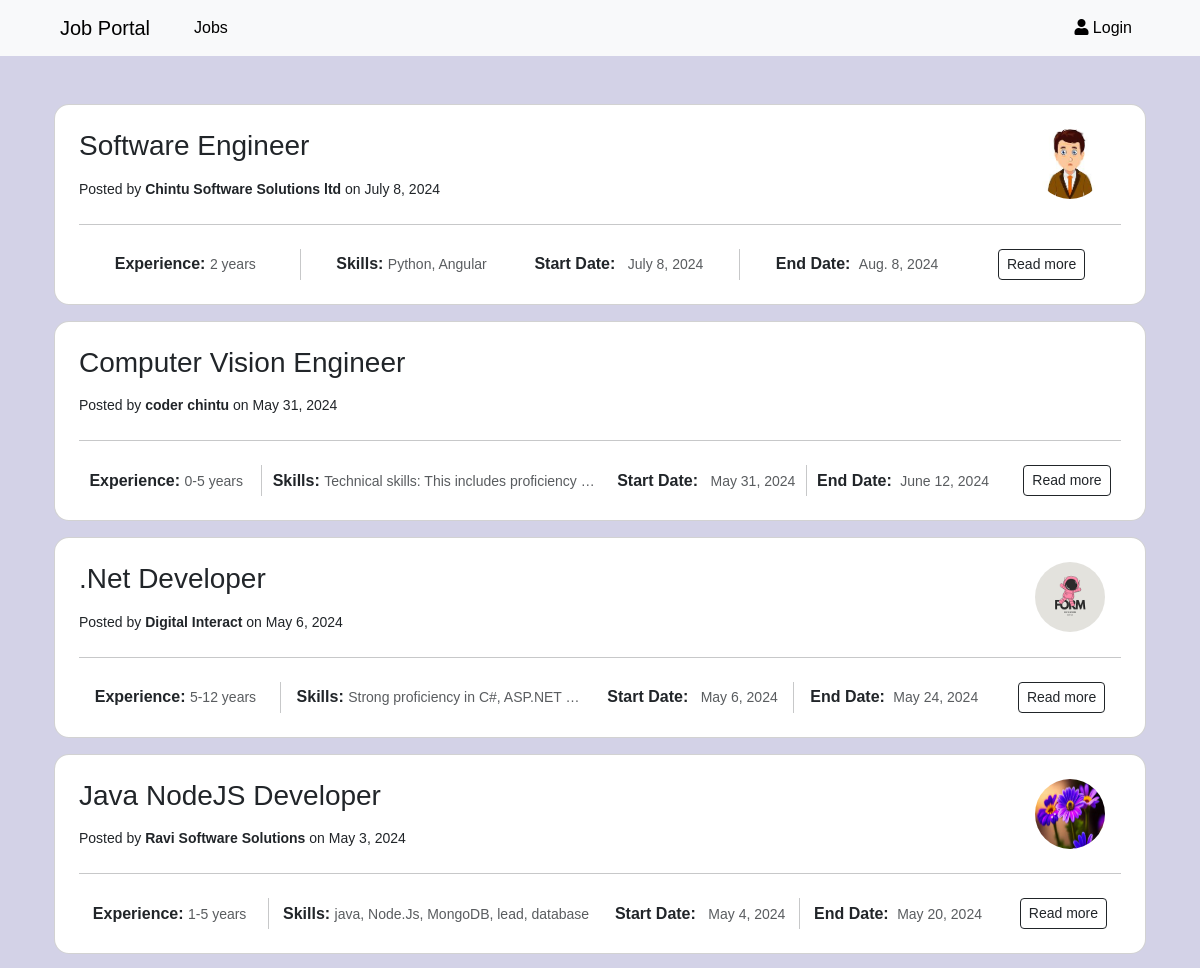
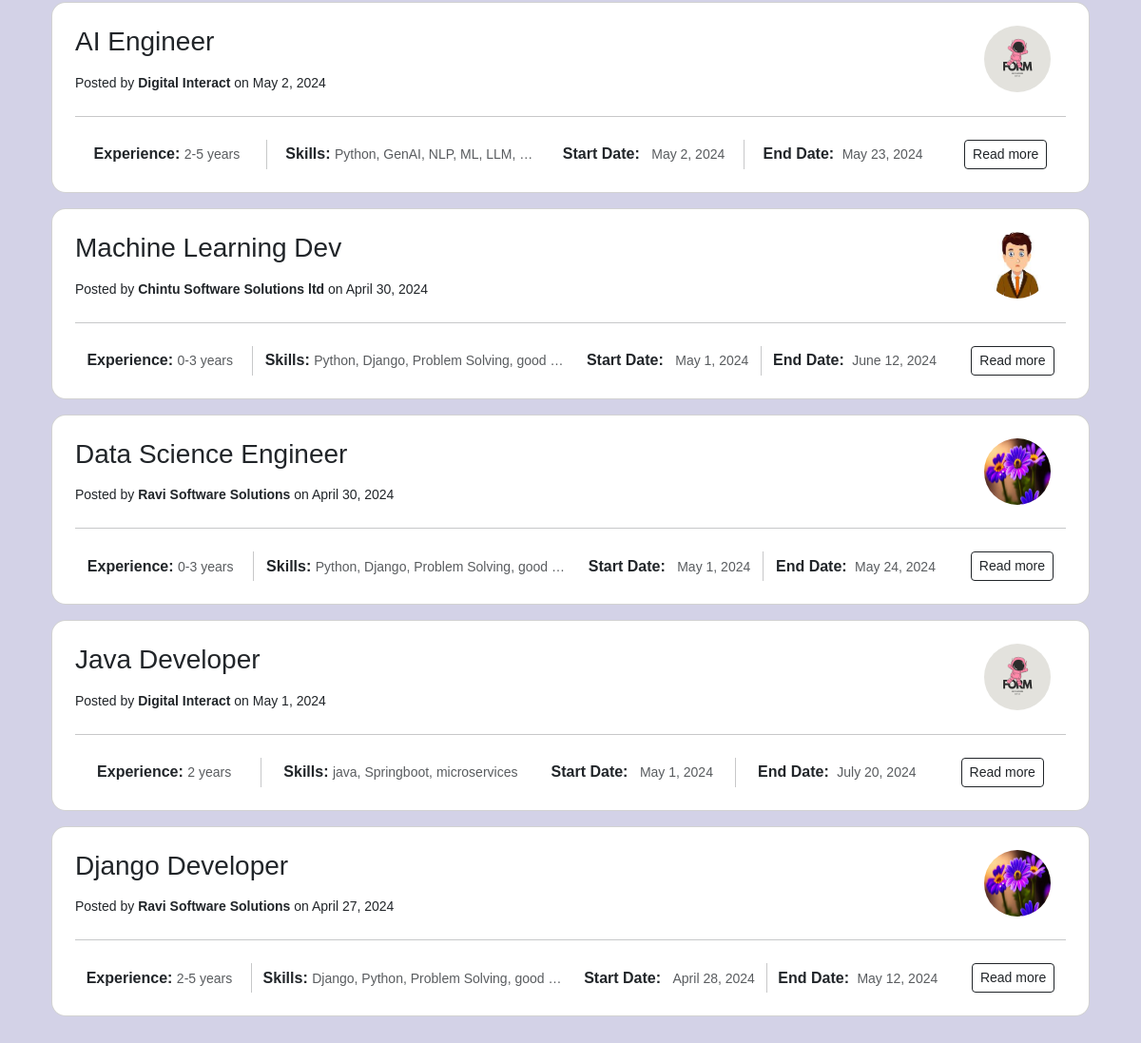
Screenshot of /latest_jobs/ with the database file from the repository (2 pictures, top to bottom).
### job/models.py (models this page shows, shortened)
class Job(models.Model):
    recruiter = models.ForeignKey(Recruiter, on_delete=models.CASCADE)
    start_date = models.DateField()
    end_date = models.DateField()
    title = models.CharField(max_length=100)
    salary = models.CharField(max_length=20)
    image=models.ImageField(blank=True, null=True)
    description = models.TextField()
    experience = models.CharField(max_length=50)
    location = models.CharField(max_length=100)
    skills = models.CharField(max_length=100)
    eligibility_criteria = models.CharField(max_length=300, default="No specific eligibility criteria provided")
    job_type = models.CharField(max_length=100, default="Full-time")
    process = models.CharField(max_length=300, default="Standard application process")
    role_responsibilities = models.CharField(max_length=500, default="Software developer, Designing, coding, testing, and debugging software applications")
    mode_of_work = models.CharField(max_length=10,default="on-site")
    creation_date = models.DateField()

class Recruiter(models.Model):
    user = models.ForeignKey(User, on_delete=models.CASCADE)
    mobile = models.CharField(max_length=15, blank=True, null=True)
    image = models.ImageField(blank=True,null=True)
    gender = models.CharField(max_length=10, choices=GENDER_CHOICES, blank=True, null=True)
    type = models.CharField(max_length=10, blank=True, null=True)
    company=models.CharField(max_length=50,null=True)
    about_company=models.CharField(max_length=100,default=about_company_default)
    status = models.CharField(max_length=20,null=True)

### job/views.py (the view)
# urls.py: path('latest_jobs/', latest_jobs, name='latest_jobs'),
def latest_jobs(request):
    jobs=Job.objects.all().order_by('-start_date')
    d={'jobs':jobs,'today_date':date.today()}
    return render(request,'latest_jobs.html',d)

### job/context_processors.py (called while the page is built, shortened)
def common_context(request):
    user_type = None
    latest_jobs = Job.objects.order_by('-start_date')[:9]
    return {
        'user_type': user_type,
        'latest_jobs': latest_jobs
    }

### job/templates/latest_jobs.html (shortened to what this page needs)
{% extends "navigation.html" %}
{% block content %}
 <section  style="background-color: #d3d2e7;">
    <div class="container py-5 px-4 h-100">
      <div class="row d-flex justify-content-center align-items-center h-100">
        <div class="col col-xl-12">
            {% for job in jobs  %}
            <a href="{% url 'job_view' job.id %}" class="text-decoration-none">
                <div class="card mb-3 vh-10" style="border-radius: 15px;">
                  <div class="card-body p-4">
                    <div class="d-flex justify-content-between">
                      <div>
                        <h3 class="mb-3">{{ job.title }}</h3>
                        <p class="small mb-0">Posted by <strong>{{ job.recruiter.company }}</strong> on {{ job.creation_date }}</p>
                      </div>
                      {% if job.recruiter.image %}
                      <div class="me-3">
                        <img src="{{ job.recruiter.image.url }}" alt="" class="rounded-circle" style="width: 70px; height: 70px;">
                      </div>
                      {% endif %}
                    </div>
                    <hr class="my-4">
                    <div class="d-flex justify-content-evenly align-items-center">
                      <p class="mb-0 me-2"><b>Experience:</b> <span class="text-muted small">{{ job.experience }} years</span>
                      </p>
                      <p class="mb-0 me-1"><b>Skills:</b> <span class="text-muted small me-2">{{ job.skills | truncatewords:5 }}</span></p>
                      <p class="mb-0"><b class="me-2">Start Date:</b> <span class="text-muted small">{{ job.start_date }}</span>
                      </p>
                      <p class="mb-0"><b class="me-1">End Date:</b> <span class="text-muted small me-2">{{ job.end_date }}</span></p>
                      {% if job.end_date < today_date  %}
                      <p class="mb-0 btn btn-outline-dark btn-sm ms-3" data-bs-toggle="tooltip" data-bs-placement="top" data-bs-custom-class="custom-tooltip" data-bs-title="Closed" >Read more</p>
                      {% else %}
                      <p class="mb-0 btn btn-outline-dark btn-sm ms-3" data-bs-toggle="tooltip" data-bs-placement="top" data-bs-custom-class="custom-tooltip-2"  data-bs-title="Open" >Read more</p>
                      {% endif %}
                    </div>
                  </div>
                </div>
              </a>
          {% endfor %}
        </div>
      </div>
    </div>
  </section>
{% endblock  %}

### job/templates/navigation.html (shortened to what this page needs)
<!DOCTYPE html>
<html lang="en">
<head>
    {% load static %}
    <link rel="stylesheet" href="https://cdnjs.cloudflare.com/ajax/libs/font-awesome/5.15.4/css/all.min.css">
    <link href="https://cdn.jsdelivr.net/npm/bootstrap@5.3.3/dist/css/bootstrap.min.css" rel="stylesheet">
</head>
<body>
    <nav class="navbar navbar-expand-lg bg-body-tertiary sticky-top" data-bs-theme="light">
            <div class="container-fluid mx-5">
                <a class="navbar-brand" href="{% url "index" %}">Job Portal</a>
                <div class="collapse navbar-collapse" id="navbarScroll">
                    <ul class="navbar-nav me-auto my-2 my-lg-0 navbar-nav-scroll" style="--bs-scroll-height: 100px;">
                        <li class="nav-item">
                            <a class="nav-link active" href="{% url "latest_jobs" %} ">
                                Jobs
                            </a>
                        </li>
                    </ul>
                    {% if user.is_authenticated %}
                        <ul class="navbar-nav">
                            <li class="nav-item">
                                <a class="nav-link active" href="{% url 'Logout' %}">
                                    <i class="fas fa-user"></i>  Logout
                                </a>
                            </li>
                        </ul>
                    {% else %}
                        <ul class="navbar-nav">
                            <li class="nav-item">
                                <a class="nav-link active" href="{% url 'login_view' %}">
                                    <i class="fas fa-user"></i>  Login
                                </a>
                            </li>
                        </ul>
                    {% endif %}
                </div>
            </div>
        </nav>
        {% block content %}
        {% endblock  %}
</body>
</html>

### job/templates/navigation.html (style rules this page uses)
body { font-family: Arial, sans-serif; background-color:#d3d2e7; }

### rows the page displays
Job: title "Software Engineer", recruiter.company "Chintu Software Solutions ltd", creation_date "July 8, 2024", recruiter.image (picture), experience "2", skills "Python, Angular", start_date "July 8, 2024", end_date "Aug. 8, 2024", shows "Read more"
Job: title "Computer Vision Engineer", recruiter.company "coder chintu", creation_date "May 31, 2024", experience "0-5", skills "Technical skills: This includes proficiency …", start_date "May 31, 2024", end_date "June 12, 2024", shows "Read more"
Job: title ".Net Developer", recruiter.company "Digital Interact", creation_date "May 6, 2024", recruiter.image (picture), experience "5-12", skills "Strong proficiency in C#, ASP.NET …", start_date "May 6, 2024", end_date "May 24, 2024", shows "Read more"
Job: title "Java NodeJS Developer", recruiter.company "Ravi Software Solutions", creation_date "May 3, 2024", recruiter.image (picture), experience "1-5", skills "java, Node.Js, MongoDB, lead, database", start_date "May 4, 2024", end_date "May 20, 2024", shows "Read more"
Job: title "AI Engineer", recruiter.company "Digital Interact", creation_date "May 2, 2024", recruiter.image (picture), experience "2-5", skills "Python, GenAI, NLP, ML, LLM, …", start_date "May 2, 2024", end_date "May 23, 2024", shows "Read more"
Job: title "Machine Learning Dev", recruiter.company "Chintu Software Solutions ltd", creation_date "April 30, 2024", recruiter.image (picture), experience "0-3", skills "Python, Django, Problem Solving, good …", start_date "May 1, 2024", end_date "June 12, 2024", shows "Read more"
Job: title "Data Science Engineer", recruiter.company "Ravi Software Solutions", creation_date "April 30, 2024", recruiter.image (picture), experience "0-3", skills "Python, Django, Problem Solving, good …", start_date "May 1, 2024", end_date "May 24, 2024", shows "Read more"
Job: title "Java Developer", recruiter.company "Digital Interact", creation_date "May 1, 2024", recruiter.image (picture), experience "2", skills "java, Springboot, microservices", start_date "May 1, 2024", end_date "July 20, 2024", shows "Read more"
Job: title "Django Developer", recruiter.company "Ravi Software Solutions", creation_date "April 27, 2024", recruiter.image (picture), experience "2-5", skills "Django, Python, Problem Solving, good …", start_date "April 28, 2024", end_date "May 12, 2024", shows "Read more"
